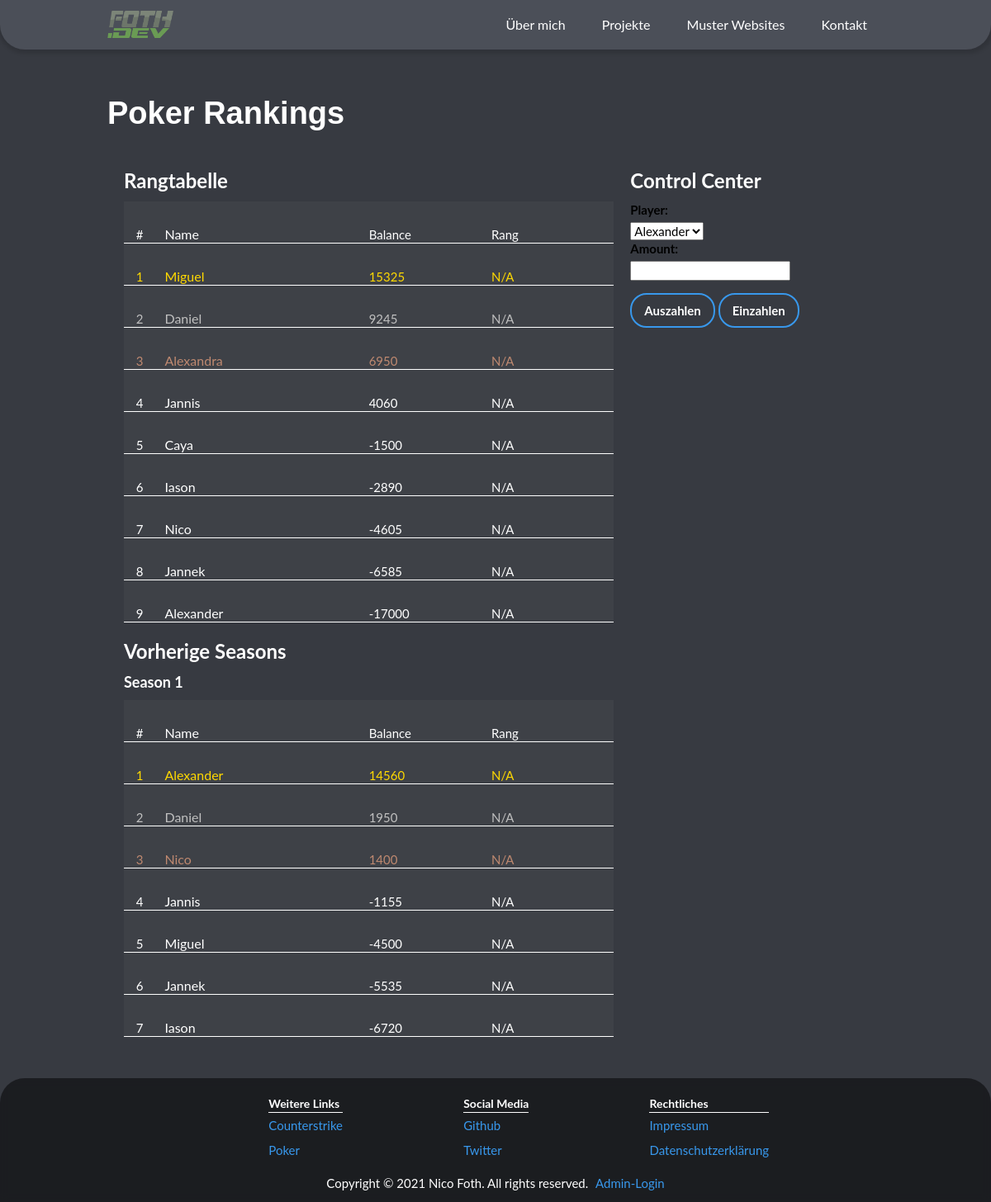
Screenshot of /poker/ (signed in) with the database file from the repository.
### poker/models.py (models this page shows)
class PokerPlayer(models.Model):
    name = models.CharField(max_length=32)
    balance = models.IntegerField()
    history = models.TextField(max_length=512, blank=True)
    def __str__(self):
        return self.name

### poker/views.py (the view)
# urls.py: path('', views.show_poker_page, name="show_poker_page")
def show_poker_page(request):
    if request.method == "POST":
        update_form = UpdatePokerPlayer(request.POST)
        if update_form.is_valid():
            if "deposit" in request.POST:
                name = update_form.cleaned_data["player"]
                amount = int(update_form.cleaned_data["amount"])
                queryset = PokerPlayer.objects.filter(name=name)
                current_balance = queryset[0].balance
                PokerPlayer.objects.filter(name=name).update(balance=current_balance+amount)
                return redirect("show_poker_page")
            elif "withdraw" in request.POST:
                name = update_form.cleaned_data["player"]
                amount = int(update_form.cleaned_data["amount"])
                queryset = PokerPlayer.objects.filter(name=name)
                current_balance = queryset[0].balance
                PokerPlayer.objects.filter(name=name).update(balance=current_balance-amount)
                return redirect("show_poker_page")
    else:
        update_form = UpdatePokerPlayer()
        player_data = PokerPlayer.objects.order_by("-balance")
        return render(request, "poker/show_poker_page.html", {"player_data": player_data, "update_form": update_form})

### poker/forms.py
class UpdatePokerPlayer(forms.Form):
    players = PokerPlayer.objects.order_by("name")
    choices = []
    for player in players:
        choices.append((player, player.name))
    choices_tuple = tuple(choices)
    player = forms.ChoiceField(choices=choices_tuple)
    amount = forms.IntegerField()

### poker/templates/poker/show_poker_page.html (shortened to what this page needs)
{% extends 'base_new.html' %}
{% load static %}
{% block content %}
  <div>
    <div class="container" style="margin-bottom: 50px;">
      <h1 class="heading" style="padding-bottom: 15px;">Poker Rankings</h1>
    <div class="row">
    <div class="col col-8">
      <h3>Rangtabelle</h3>
      <div class="dyn-list">
        <div role="list" class="dyn-items">
          <div role="listitem" class="dyn-item">
            <div class="csgo-columns-1 row">
              <div class="col col-1">
                <div class="csgo-text-block">#</div>
              </div>
              <div class="col col-5">
                <div class="csgo-text-block-2">Name</div>
              </div>
              <div class="col col-3">
                <div class="csgo-text-block-3">Balance</div>
              </div>
              <div class="col col-3">
                <div class="csgo-text-block-3">Rang</div>
              </div>
            </div>
          </div>
          {% for player_object in player_data %}
          {% if forloop.counter == 1 %}
          <div role="listitem" class="dyn-item" style="color: rgb(255, 217, 0)">
          {% endif %}
          {% if forloop.counter == 2 %}
          <div role="listitem" class="dyn-item" style="color: rgb(192, 192, 192)">
          {% endif %}
          {% if forloop.counter == 3 %}
          <div role="listitem" class="dyn-item" style="color: #bf8970">
          {% endif %}
          {% if forloop.counter > 3 %}
          <div role="listitem" class="dyn-item">
          {% endif %}
            <div class="csgo-columns-2 row">
              <div class="col col-1">
                <div class="csgo-text-block">{{ forloop.counter }}</div>
              </div>
              <div class="col col-5">
                <div class="csgo-text-block-2">{{ player_object.name }}</div>
              </div>
              <div class="col col-3">
                <div class="csgo-text-block-3">{{ player_object.balance }}</div>
              </div>
              <div class="col col-3">
                <div class="csgo-text-block-3">N/A</div>
              </div>
            </div>
          </div>
          {% endfor %}
        </div>
      </div>
      </div>
      <div class="col col-4">
        <h3>Control Center</h3>
      <div class="dyn-list">
        <div role="list" class="dyn-items">
          <div role="listitem" class="dyn-item">
            {% if user.is_authenticated %}
            <form method="POST" style="color:black">
              {{ update_form }}
              <br>
              <input type="submit" value="Auszahlen" class="button button" name="withdraw" style="margin-top: 15px">
              <input type="submit" value="Einzahlen" class="button button" name="deposit">
            </form>
            {% else %}
            <div style="font-size: 18px; margin-top:30%">Um Zugriff auf die Funktionen des Poker-Rankings zu haben, müssen Sie als Administrator eingeloggt sein.</div>
            {% endif %}
          </div>
        </div>
      </div>
    </div>
    </div>
    <div class="row">
    <div class="row">
    <div class="col col-8">
      <h3>Vorherige Seasons</h3>
      <h4>Season 1</h4>
      <div class="dyn-list">
        <div role="list" class="dyn-items">
          <div role="listitem" class="dyn-item">
            <div class="csgo-columns-1 row">
              <div class="col col-1">
                <div class="csgo-text-block">#</div>
              </div>
              <div class="col col-5">
                <div class="csgo-text-block-2">Name</div>
              </div>
              <div class="col col-3">
                <div class="csgo-text-block-3">Balance</div>
              </div>
              <div class="col col-3">
                <div class="csgo-text-block-3">Rang</div>
              </div>
            </div>
          </div>
          <div role="listitem" class="dyn-item" style="color: rgb(255, 217, 0)">
            <div class="csgo-columns-2 row">
              <div class="col col-1">
                <div class="csgo-text-block">1</div>
              </div>
              <div class="col col-5">
                <div class="csgo-text-block-2">Alexander</div>
              </div>
              <div class="col col-3">
                <div class="csgo-text-block-3">14560</div>
              </div>
              <div class="col col-3">
                <div class="csgo-text-block-3">N/A</div>
              </div>
            </div>
          </div>
          <div role="listitem" class="dyn-item" style="color: rgb(192, 192, 192)">
            <div class="csgo-columns-2 row">
              <div class="col col-1">
                <div class="csgo-text-block">2</div>
              </div>
              <div class="col col-5">
                <div class="csgo-text-block-2">Daniel</div>
              </div>
              <div class="col col-3">
                <div class="csgo-text-block-3">1950</div>
              </div>
              <div class="col col-3">
                <div class="csgo-text-block-3">N/A</div>
              </div>
            </div>
          </div>
          <div role="listitem" class="dyn-item" style="color: #bf8970">
            <div class="csgo-columns-2 row">
              <div class="col col-1">
                <div class="csgo-text-block">3</div>
              </div>
              <div class="col col-5">
                <div class="csgo-text-block-2">Nico</div>
              </div>
              <div class="col col-3">
                <div class="csgo-text-block-3">1400</div>
              </div>
              <div class="col col-3">
                <div class="csgo-text-block-3">N/A</div>
              </div>
            </div>
          </div>
          <div role="listitem" class="dyn-item">
            <div class="csgo-columns-2 row">
              <div class="col col-1">
                <div class="csgo-text-block">4</div>
              </div>
              <div class="col col-5">
                <div class="csgo-text-block-2">Jannis</div>
              </div>
              <div class="col col-3">
                <div class="csgo-text-block-3">-1155</div>
              </div>
              <div class="col col-3">
                <div class="csgo-text-block-3">N/A</div>
              </div>
            </div>
          </div>
          <div role="listitem" class="dyn-item">
            <div class="csgo-columns-2 row">
              <div class="col col-1">
                <div class="csgo-text-block">5</div>
              </div>
              <div class="col col-5">
                <div class="csgo-text-block-2">Miguel</div>
              </div>
              <div class="col col-3">
                <div class="csgo-text-block-3">-4500</div>
              </div>
              <div class="col col-3">
                <div class="csgo-text-block-3">N/A</div>
              </div>
            </div>
          </div>
          <div role="listitem" class="dyn-item">
            <div class="csgo-columns-2 row">
              <div class="col col-1">
                <div class="csgo-text-block">6</div>
              </div>
              <div class="col col-5">
                <div class="csgo-text-block-2">Jannek</div>
              </div>
              <div class="col col-3">
                <div class="csgo-text-block-3">-5535</div>
              </div>
              <div class="col col-3">
                <div class="csgo-text-block-3">N/A</div>
              </div>
            </div>
          </div>
          <div role="listitem" class="dyn-item">
            <div class="csgo-columns-2 row">
              <div class="col col-1">
                <div class="csgo-text-block">7</div>
              </div>
              <div class="col col-5">
                <div class="csgo-text-block-2">Iason</div>
              </div>
              <div class="col col-3">
                <div class="csgo-text-block-3">-6720</div>
              </div>
              <div class="col col-3">
                <div class="csgo-text-block-3">N/A</div>
              </div>
            </div>
          </div>
        </div>
      </div>
      </div>
    </div>
    </div>
  </div>
{% endblock %}

### static/css/webflow.css (style rules this page uses)
* { -webkit-box-sizing: border-box; -moz-box-sizing: border-box; box-sizing: border-box; }
html { height: 100%; }
body { margin: 0; min-height: 100%; background-color: #fff; font-family: Arial, sans-serif; font-size: 14px; line-height: 20px; color: #333; }
.button { display: inline-block; padding: 9px 15px; background-color: #3898EC; color: white; border: 0; line-height: inherit; text-decoration: none; cursor: pointer; border-radius: 0; }
input.button { -webkit-appearance: button; }
h1, h2, h3, h4, h5, h6 { font-weight: bold; margin-bottom: 10px; }
h1 { font-size: 38px; line-height: 44px; margin-top: 20px; }
h3 { font-size: 24px; line-height: 30px; margin-top: 20px; }
h4 { font-size: 18px; line-height: 24px; margin-top: 10px; }
label { display: block; margin-bottom: 5px; font-weight: bold; }
.container { margin-left: auto; margin-right: auto; max-width: 940px; }
.container:before, .container:after { content: " "; display: table; grid-column-start: 1; grid-row-start: 1; grid-column-end: 2; grid-row-end: 2; }
.container:after { clear: both; }
.container .row { margin-left: 10px; margin-right: 10px; }
.row:before, .row:after { content: " "; display: table; grid-column-start: 1; grid-row-start: 1; grid-column-end: 2; grid-row-end: 2; }
.row:after { clear: both; }
.row .row { margin-left: 0; margin-right: 0; }
.col { position: relative; float: left; width: 100%; min-height: 1px; padding-left: 10px; padding-right: 10px; }
.col .col { padding-left: 0; padding-right: 0; }
.col-1 { width: 8.33333333%; }
.col-3 { width: 25%; }
.col-4 { width: 33.33333333%; }
.col-5 { width: 41.66666667%; }
.col-8 { width: 66.66666667%; }

### static/css/foth-dev.webflow.css (style rules this page uses)
body { background-color: #373a41; font-family: Arial, 'Helvetica Neue', Helvetica, sans-serif; color: #fff; font-size: 14px; line-height: 20px; }
.body { font-family: Lato, sans-serif; color: #fff; font-size: 15px; }
.heading { padding-top: 35px; padding-bottom: 35px; font-family: Montserrat, sans-serif; font-weight: 600; }
.button { border: 2px solid #3898ec; border-radius: 20px; background-color: rgba(56, 152, 236, 0); -webkit-transition: border-color 200ms ease, -webkit-transform 200ms ease; transition: border-color 200ms ease, -webkit-transform 200ms ease; transition: transform 200ms ease, border-color 200ms ease; transition: transform 200ms ease, border-color 200ms ease, -webkit-transform 200ms ease; color: #fff; font-size: 15px; font-weight: 700; }
.container { color: #fff; }
.csgo-text-block { position: static; top: 0px; bottom: 0px; padding-top: 30px; font-size: 15px; margin-left: 30%; }
.csgo-text-block-2 { padding-top: 30px; font-size: 16px; }
.csgo-text-block-3 { padding-top: 30px; }
.csgo-columns-1 { position: relative; border-bottom: 1px solid #fff; border-radius: 0px; background-color: hsla(237, 0%, 46%, 0.11); }
.csgo-columns-2 { position: relative; border-bottom: 1px solid #fff; border-radius: 0px; background-color: hsla(237, 0%, 46%, 0.11); -webkit-transition: -webkit-transform 200ms ease; transition: -webkit-transform 200ms ease; transition: transform 200ms ease; transition: transform 200ms ease, -webkit-transform 200ms ease; }

### rows the page displays
PokerPlayer: name "Miguel", balance "15325"
PokerPlayer: name "Daniel", balance "9245"
PokerPlayer: name "Alexandra", balance "6950"
PokerPlayer: name "Jannis", balance "4060"
PokerPlayer: name "Caya", balance "-1500"
PokerPlayer: name "Iason", balance "-2890"
PokerPlayer: name "Nico", balance "-4605"
PokerPlayer: name "Jannek", balance "-6585"
PokerPlayer: name "Alexander", balance "-17000"
